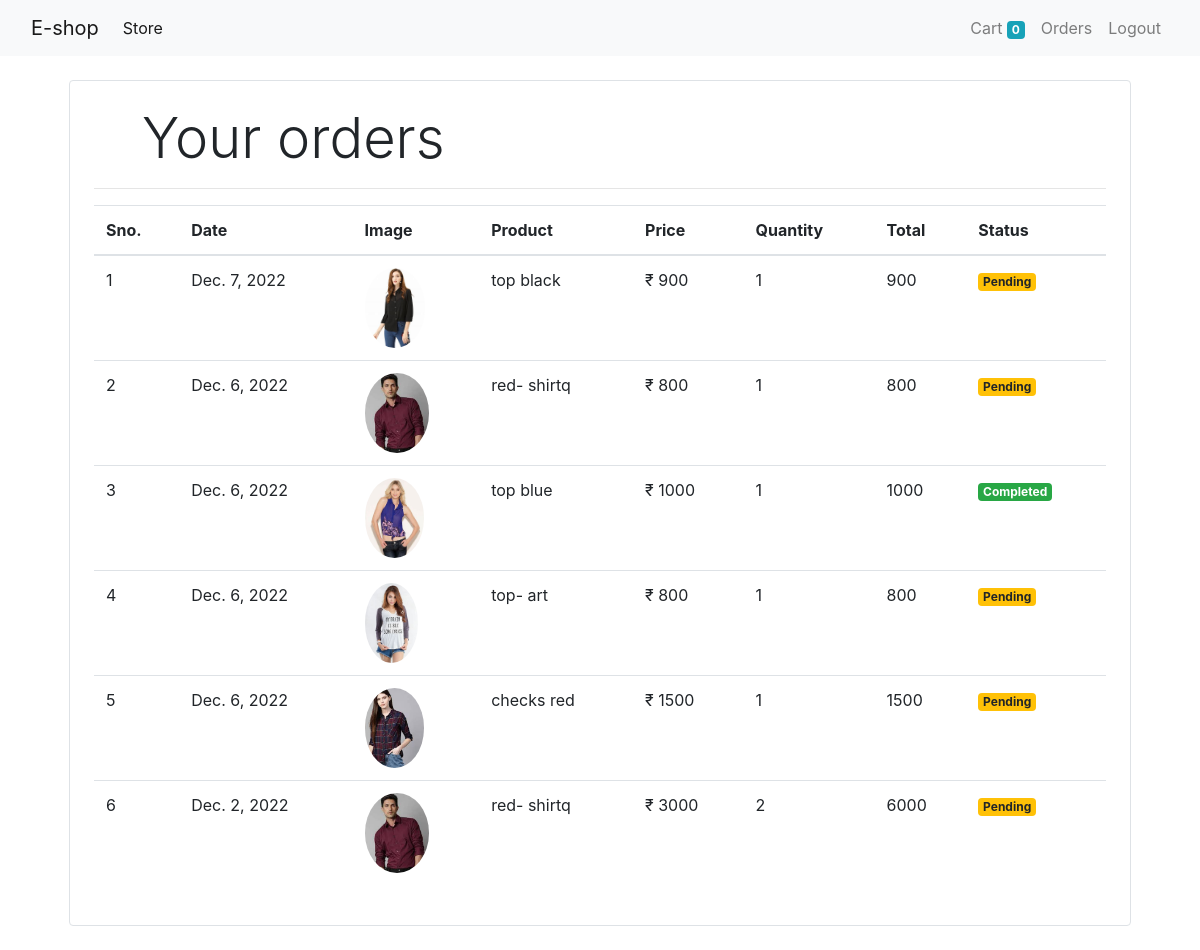
The app's page /orders (signed in) with its own data.
### Store/models/orders.py (models this page shows, shortened)
class Order(models.Model):
    product = models.ForeignKey(Product, on_delete=models.CASCADE)
    customer = models.ForeignKey(Customer, on_delete=models.CASCADE)
    quantity = models.IntegerField(default=1)
    address = models.CharField(max_length=50, default='')
    phone = models.CharField(max_length=13, default='')
    price = models.IntegerField()
    date = models.DateField(default=datetime.datetime.today)
    status = models.BooleanField(default=False)
    @staticmethod
    def get_order_cust_id(cust_id):
        return Order.objects.filter(customer=cust_id).order_by('-date')

### Store/models/product.py (models this page shows, shortened)
class Product(models.Model):
    name = models.CharField(max_length=50)
    price = models.IntegerField(default=0)
    category = models.ForeignKey(Category, on_delete=models.CASCADE, default=0)
    description = models.CharField(max_length=200, default='', null=True, blank=True)
    image = models.ImageField(upload_to='uploads/products/')

### Store/middlewares/auth.py (the view)
    def middleware(request):
        print(request.session.get('customer'))
        returnUrl = request.META['PATH_INFO']
        print(request.META['PATH_INFO'])
        if not request.session.get('customer'):
            return redirect(f'login?return_url={returnUrl}')
        response = get_response(request)
        return response

### Store/templatetags/custom_filter.py (called while the page is built)
@register.filter(name='currency')
def currency(number):
    return "₹ " + str(number)

@register.filter(name='multiply')
def multiply(num, num1):
    return num * num1

### Store/views/order.py (called while the page is built)
    def get(self, request):
        customer = request.session.get('customer')
        orders = Order.get_order_cust_id(customer)
        print("order", orders)
        return render(request, 'order.html', {'orders': orders})

### Store/templates/order.html
{% extends 'base.html' %}
{% block content %}
{% load cart%}
{% load custom_filter%}
<div class="container">
   <div class="border rounded p-4 m-4">
        <p class="display-4 pl-4 ml-4">Your orders</p>
        <hr>
          <table class="table">
            <thead>
                <tr>
                    <th>Sno.</th>
                    <th>Date</th>
                    <th>Image</th>
                    <th>Product</th>
                    <th>Price</th>
                    <th>Quantity</th>
                    <th>Total</th>
                    <th>Status</th>
                </tr>
            </thead>
              <tbody>
                    {% for order in orders %}
                       <tr>
                           <td>{{forloop.counter}}</td>
                           <td>{{order.date}}</td>
                           <td><img style = "height: 80px;" class="rounded-circle" src="{{order.product.image.url}}"></td>
                           <td>{{order.product.name}}</td>
                           <td>{{order.price|currency}}</td>
                           <td>{{order.quantity}}</td>
                           <td>{{order.quantity|multiply:order.price}}</td>
                           {% if order.status %}
                           <td><small class="badge badge-success">Completed</small></td>
                           {% else %}
                           <td><small class="badge badge-warning">Pending</small></td>
                           {% endif %}
                       </tr>
                   {% endfor %}
              </tbody>
          </table>
   </div>
</div>
{% endblock %}

### records on screen
Order: date "Dec. 7, 2022", product.image (picture), product.name "top black", price "₹ 900", quantity "1", quantity|multiply "900", status "Pending"
Order: date "Dec. 6, 2022", product.image (picture), product.name "red- shirtq", price "₹ 800", quantity "1", quantity|multiply "800", status "Pending"
Order: date "Dec. 6, 2022", product.image (picture), product.name "top blue", price "₹ 1000", quantity "1", quantity|multiply "1000", status "Completed"
Order: date "Dec. 6, 2022", product.image (picture), product.name "top- art", price "₹ 800", quantity "1", quantity|multiply "800", status "Pending"
Order: date "Dec. 6, 2022", product.image (picture), product.name "checks red", price "₹ 1500", quantity "1", quantity|multiply "1500", status "Pending"
Order: date "Dec. 2, 2022", product.image (picture), product.name "red- shirtq", price "₹ 3000", quantity "2", quantity|multiply "6000", status "Pending"

### other values on screen
{{ request.session.cart.keys|length }} "0"
